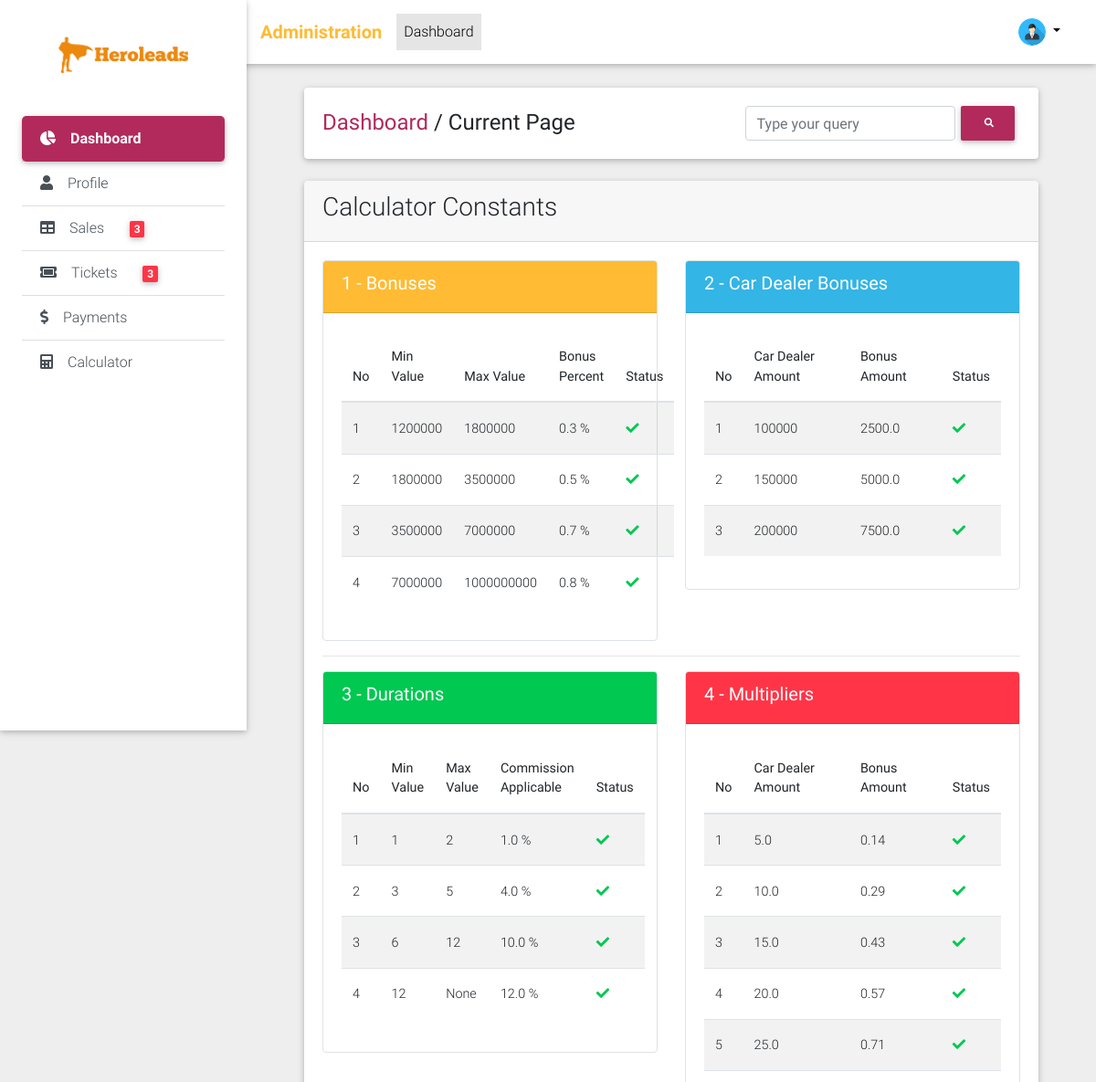
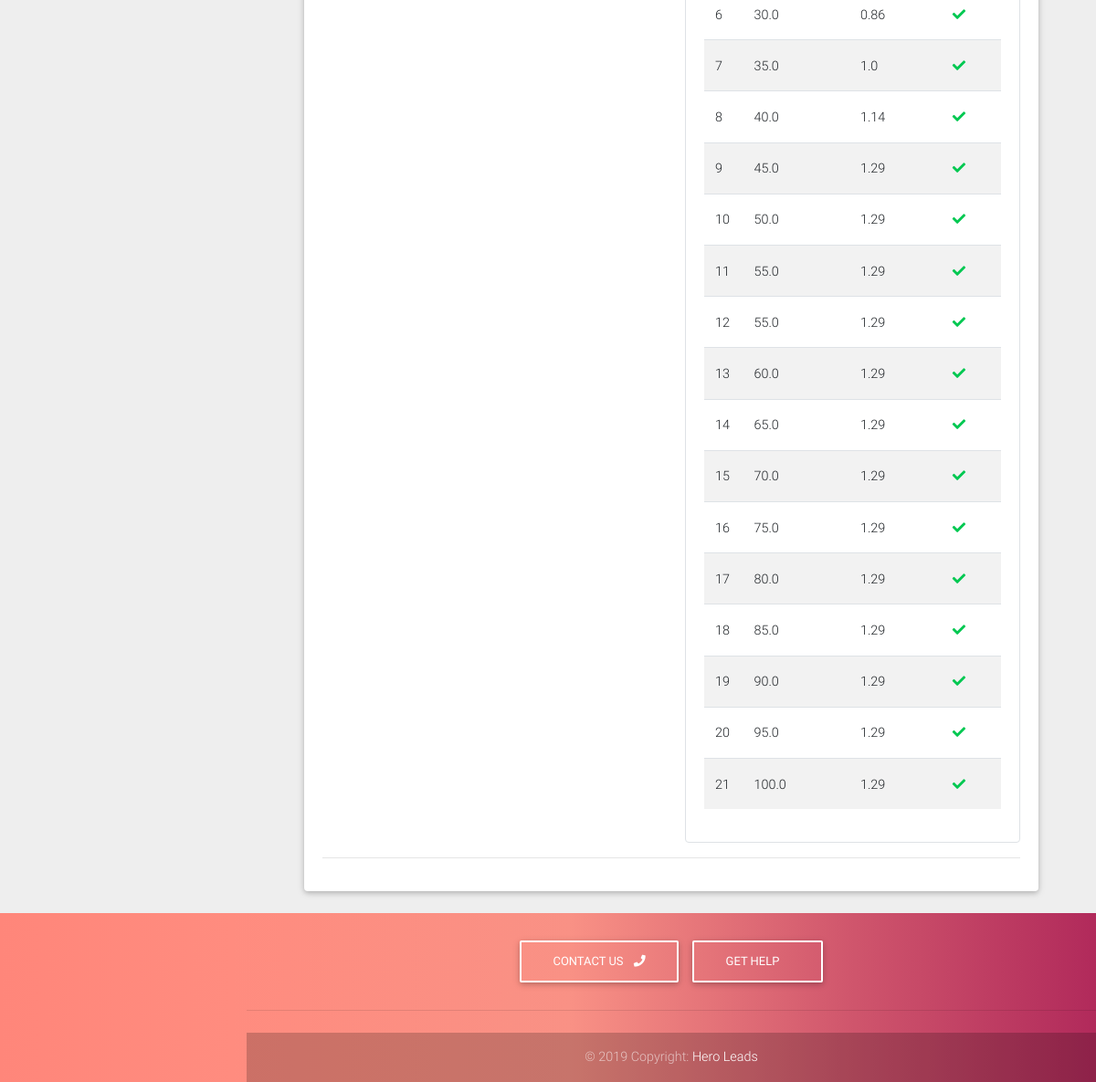
The page /admin/calcons/view/ (signed in) on the database its author committed (2 pictures, top to bottom).
### calcons/models.py (models this page shows, shortened)
class Bonus(models.Model):
    min_contract_volume = models.PositiveIntegerField()
    max_contract_volume = models.PositiveIntegerField(blank=True, null=True)
    bonus_percent = models.FloatField()
    is_active = models.BooleanField(default=True)
    class Meta:
        verbose_name = "Bonus"
        verbose_name_plural = "Bonuses"

class CarDealerBonus(models.Model):
    car_dealer_amount = models.PositiveIntegerField()
    bonus_amount = models.FloatField()
    is_active = models.BooleanField(default=True)
    class Meta:
        verbose_name = "Car Dealer Bonus"
        verbose_name_plural = "Car Dealer Bonuses"

class Duration(models.Model):
    min_value = models.PositiveIntegerField()
    max_value = models.PositiveIntegerField(blank=True, null=True)
    commission_applicable = models.FloatField()
    is_active = models.BooleanField(default=True)

class Multiplier(models.Model):
    fee_percent = models.FloatField()
    multiplier_applicable = models.FloatField()
    is_active = models.BooleanField(default=True)
    class Meta:
        verbose_name = "Multiplier"
        verbose_name_plural = "Multipliers"

### crm_admin/views/calcons_views.py (the view)
class CalconsView(LoginRequiredMixin, TemplateView):
    template_name = "calcons_admin/view.html"
    def get_context_data(self, **kwargs):
        context = super().get_context_data()
        context['bonuses'] = Bonus.objects.all()
        context['cd_bonuses'] = CarDealerBonus.objects.all()
        context['multipliers'] = Multiplier.objects.all()
        context['durations'] = Duration.objects.all()
        context['pt_intz'] = PaymentTermINTZ.objects.all()
        context['payouts'] = Payout.objects.all()
        return context

### accounts/models.py (called while the page is built)
    @property
    def get_avatar(self):
        if self.photo:
            return self.photo.url
        else:
            return "missing"

### crm_admin/templatetags/crm_admin_tags.py (called while the page is built)
@register.simple_tag
def get_pending_sale_count():
    return Sale.objects.exclude(status="CP").count()

@register.simple_tag
def get_pending_ticket_count():
    return Ticket.objects.exclude(status__in=("EX", "CN", "SL")).count()

### crm_admin/templates/calcons_admin/view.html (shortened to what this page needs)
{% extends "crm_admin/base.html" %}
{% block content %}
    <div class="">
        <div class="card">
            <div class="card-header">
                <h3>Calculator Constants</h3>
            </div>
            <div class="card-body">
                <div class="row">
                    <div class="col-lg-6">
                        <div style="box-shadow: none" class="border card">
                            <div class="card-header font-weight-bold text-white bg-warning">
                                <h5>1 - Bonuses</h5>
                            </div>
                            <div class="card-body">
                                <table class="table table-striped">
                                    <thead>
                                        <th>No</th>
                                        <th>Min Value</th>
                                        <th>Max Value</th>
                                        <th>Bonus Percent</th>
                                        <th>Status</th>
                                    </thead>
                                    <tbody>
                                        {% if bonuses %}
                                            {% for bonus in bonuses %}
                                                <tr>
                                                    <td>{{ forloop.counter }}</td>
                                                    <td>{{ bonus.min_contract_volume }}</td>
                                                    <td>{{ bonus.max_contract_volume }}</td>
                                                    <td>{{ bonus.bonus_percent }} %</td>
                                                    <td>
                                                        <i class="fa {% if bonus.is_active %} fa-check text-success{% else %}text-danger fa-times{% endif %}"></i>
                                                    </td>
                                                </tr>
                                            {% endfor %}
                                        {% else %}
                                            <span class="font-weight-bold text-muted">No Data Found</span>
                                        {% endif %}
                                    </tbody>
                                </table>
                            </div>
                        </div>
                    </div>
                    <div class="col-lg-6">
                        <div style="box-shadow: none" class="border card">
                            <div class="card-header bg-info font-weight-bold text-white">
                                <h5>2 - Car Dealer Bonuses</h5>
                            </div>
                            <div class="card-body">
                                <table class="table table-striped">
                                    <thead>
                                        <th>No</th>
                                        <th>Car Dealer Amount</th>
                                        <th>Bonus Amount</th>
                                        <th>Status</th>
                                    </thead>
                                    <tbody>
                                        {% if cd_bonuses %}
                                            {% for cd_bonus in cd_bonuses %}
                                                <tr>
                                                    <td>{{ forloop.counter }}</td>
                                                    <td>{{ cd_bonus.car_dealer_amount }}</td>
                                                    <td>{{ cd_bonus.bonus_amount }}</td>
                                                    <td>
                                                        <i class="fa {% if cd_bonus.is_active %} fa-check text-success{% else %}text-danger fa-times{% endif %}"></i>
                                                    </td>
                                                </tr>
                                            {% endfor %}
                                        {% else %}
                                            <span class="font-weight-bold text-muted">No Data Found</span>
                                        {% endif %}
                                    </tbody>
                                </table>
                            </div>
                        </div>
                    </div>
                </div>
                <hr>
                <div class="row">
                    <div class="col-lg-6">
                        <div style="box-shadow: none" class="border card">
                            <div class="card-header bg-success font-weight-bold text-white">
                                <h5>3 - Durations</h5>
                            </div>
                            <div class="card-body">
                                <table class="table table-striped">
                                    <thead>
                                        <th>No</th>
                                        <th>Min Value</th>
                                        <th>Max Value</th>
                                        <th>Commission Applicable</th>
                                        <th>Status</th>
                                    </thead>
                                    <tbody>
                                        {% if durations %}
                                            {% for duration in durations %}
                                                <tr>
                                                    <td>{{ forloop.counter }}</td>
                                                    <td>{{ duration.min_value }}</td>
                                                    <td>{{ duration.max_value }}</td>
                                                    <td>{{ duration.commission_applicable }} %</td>
                                                    <td>
                                                        <i class="fa {% if duration.is_active %} fa-check text-success{% else %}text-danger fa-times{% endif %}"></i>
                                                    </td>
                                                </tr>
                                            {% endfor %}
                                        {% else %}
                                            <span class="font-weight-bold text-muted">No Data Found</span>
                                        {% endif %}
                                    </tbody>
                                </table>
                            </div>
                        </div>
                    </div>
                    <div class="col-lg-6">
                        <div style="box-shadow: none" class="border card">
                            <div class="card-header font-weight-bold bg-danger text-white">
                                <h5>4 - Multipliers</h5>
                            </div>
                            <div class="card-body">
                                <table class="table table-striped">
                                    <thead>
                                        <th>No</th>
                                        <th>Car Dealer Amount</th>
                                        <th>Bonus Amount</th>
                                        <th>Status</th>
                                    </thead>
                                    <tbody>
                                        {% if multipliers %}
                                            {% for multiplier in multipliers %}
                                                <tr>
                                                    <td>{{ forloop.counter }}</td>
                                                    <td>{{ multiplier.fee_percent }}</td>
                                                    <td>{{ multiplier.multiplier_applicable }}</td>
                                                    <td>
                                                        <i class="fa {% if multiplier.is_active %} fa-check text-success{% else %}text-danger fa-times{% endif %}"></i>
                                                    </td>
                                                </tr>
                                            {% endfor %}
                                        {% else %}
                                            <span class="font-weight-bold text-muted">No Data Found</span>
                                        {% endif %}
                                    </tbody>
                                </table>
                            </div>
                        </div>
                    </div>
                </div>
                <hr>
            </div>
        </div>
    </div>
{% endblock %}

### rows shown on the page
Bonus: min_contract_volume "1200000", max_contract_volume "1800000", bonus_percent "0.3", is_active True (drawn)
Bonus: min_contract_volume "1800000", max_contract_volume "3500000", bonus_percent "0.5", is_active True (drawn)
Bonus: min_contract_volume "3500000", max_contract_volume "7000000", bonus_percent "0.7", is_active True (drawn)
Bonus: min_contract_volume "7000000", max_contract_volume "1000000000", bonus_percent "0.8", is_active True (drawn)
CarDealerBonus: car_dealer_amount "100000", bonus_amount "2500.0", is_active True (drawn)
CarDealerBonus: car_dealer_amount "150000", bonus_amount "5000.0", is_active True (drawn)
CarDealerBonus: car_dealer_amount "200000", bonus_amount "7500.0", is_active True (drawn)
Duration: min_value "1", max_value "2", commission_applicable "1.0", is_active True (drawn)
Duration: min_value "3", max_value "5", commission_applicable "4.0", is_active True (drawn)
Duration: min_value "6", max_value "12", commission_applicable "10.0", is_active True (drawn)
Duration: min_value "12", max_value "None", commission_applicable "12.0", is_active True (drawn)
Multiplier: fee_percent "5.0", multiplier_applicable "0.14", is_active True (drawn)
Multiplier: fee_percent "10.0", multiplier_applicable "0.29", is_active True (drawn)
Multiplier: fee_percent "15.0", multiplier_applicable "0.43", is_active True (drawn)
Multiplier: fee_percent "20.0", multiplier_applicable "0.57", is_active True (drawn)
Multiplier: fee_percent "25.0", multiplier_applicable "0.71", is_active True (drawn)
Multiplier: fee_percent "30.0", multiplier_applicable "0.86", is_active True (drawn)
Multiplier: fee_percent "35.0", multiplier_applicable "1.0", is_active True (drawn)
Multiplier: fee_percent "40.0", multiplier_applicable "1.14", is_active True (drawn)
Multiplier: fee_percent "45.0", multiplier_applicable "1.29", is_active True (drawn)
Multiplier: fee_percent "50.0", multiplier_applicable "1.29", is_active True (drawn)
Multiplier: fee_percent "55.0", multiplier_applicable "1.29", is_active True (drawn)
Multiplier: fee_percent "55.0", multiplier_applicable "1.29", is_active True (drawn)
Multiplier: fee_percent "60.0", multiplier_applicable "1.29", is_active True (drawn)
Multiplier: fee_percent "65.0", multiplier_applicable "1.29", is_active True (drawn)
Multiplier: fee_percent "70.0", multiplier_applicable "1.29", is_active True (drawn)
Multiplier: fee_percent "75.0", multiplier_applicable "1.29", is_active True (drawn)
Multiplier: fee_percent "80.0", multiplier_applicable "1.29", is_active True (drawn)
Multiplier: fee_percent "85.0", multiplier_applicable "1.29", is_active True (drawn)
Multiplier: fee_percent "90.0", multiplier_applicable "1.29", is_active True (drawn)
Multiplier: fee_percent "95.0", multiplier_applicable "1.29", is_active True (drawn)
Multiplier: fee_percent "100.0", multiplier_applicable "1.29", is_active True (drawn)
